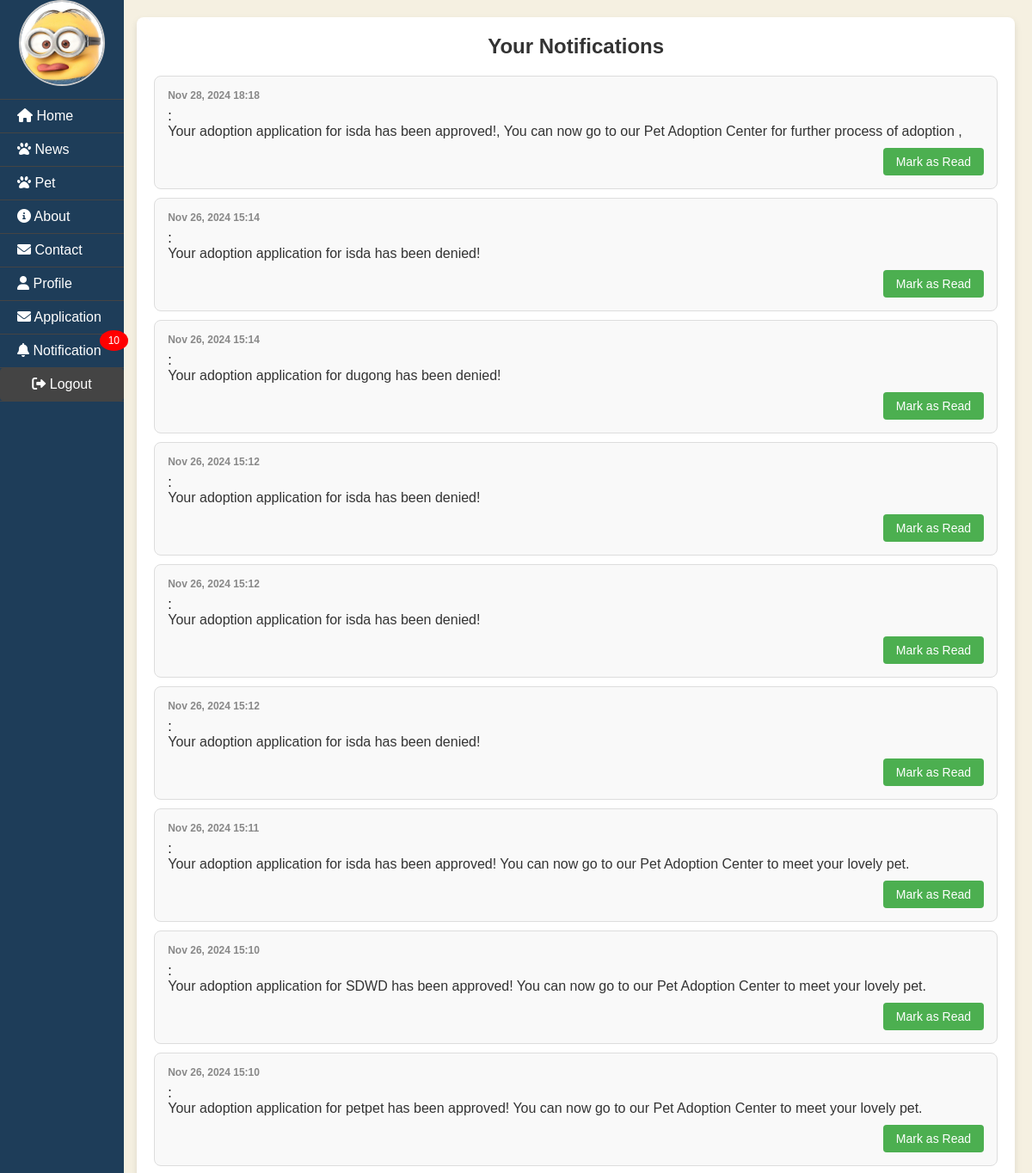
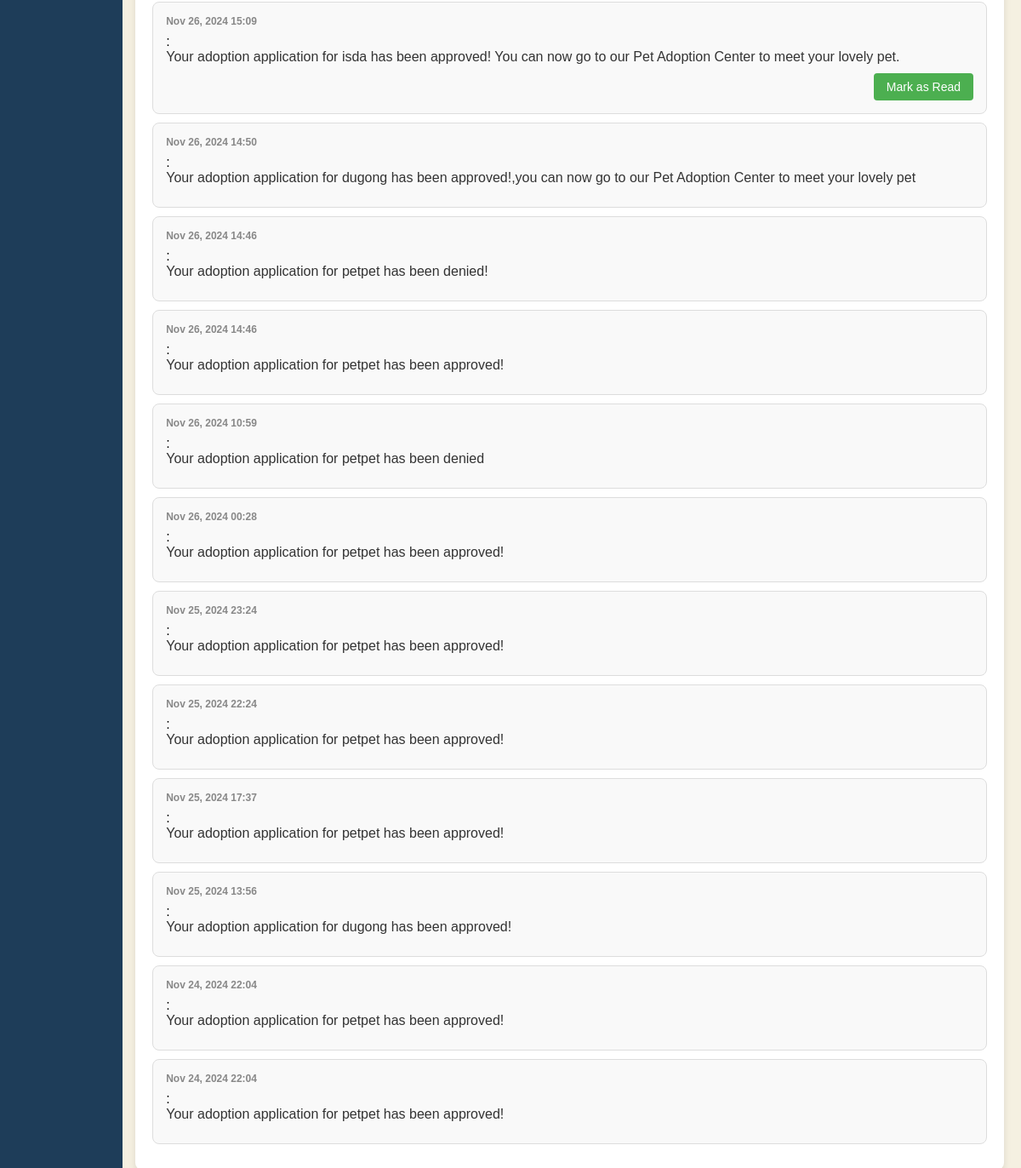
The app's page /notifications/ (signed in) with its own data (2 pictures, top to bottom).
### app/models.py (models this page shows, shortened)
class Profile(models.Model):
    user = models.OneToOneField(User, on_delete=models.CASCADE)
    age = models.IntegerField(null=True, blank=True)
    gender = models.CharField(max_length=1)
    phone_number = models.CharField(max_length=15)
    image = models.ImageField(upload_to='profile_images/', blank=True, null=True, default='profile_images/default_profile.jpg')

class Notification(models.Model):
    user = models.ForeignKey(User, on_delete=models.CASCADE)
    application = models.ForeignKey(AdoptionApplication, on_delete=models.CASCADE, null=True, blank=True)
    message = models.TextField()
    timestamp = models.DateTimeField(auto_now_add=True)
    is_read = models.BooleanField(default=False)

### app/views.py (the view)
# urls.py: path('notifications/', NotificationListView.as_view(), name='notification_list'),
@method_decorator(login_required, name='dispatch')
class NotificationListView(ListView):
    model = Notification
    template_name = 'app/notification_list.html'
    context_object_name = 'notifications'
    def get_queryset(self):
        return Notification.objects.filter(user=self.request.user).order_by('-timestamp')

### app/context_processor.py (called while the page is built)
def notification_count(request):
    if request.user.is_authenticated:
        unread_count = Notification.objects.filter(user=request.user, is_read=False).count()
    else:
        unread_count = 0
    return {'unread_notification_count': unread_count}

### app/templates/app/notification_list.html (shortened to what this page needs)
{% extends 'app/base.html' %}
{% load static %}
{% block content %}
<div class="notification-box-list">
   <ul class="notification-list">
        <h2 class="notification-title">Your Notifications</h2>
        {% for notification in notifications %}
            <li class="notification-item">
                <strong class="notification-timestamp">{{ notification.timestamp|date:"M d, Y H:i" }}</strong>:
                <span class="notification-message">{{ notification.message }}</span>
                {% if not notification.is_read %}
                    <form action="{% url 'mark_notification_as_read' notification.id %}" method="post" class="mark-read-form">
                        <button type="submit" class="mark-read-button">Mark as Read</button>
                    </form>
                {% endif %}
            </li>
        {% empty %}
            <li class="no-notifications">No notifications yet.</li>
        {% endfor %}
    </ul>
</div>
{% endblock content %}

### app/templates/app/base.html (shortened to what this page needs)
<!DOCTYPE html>
{% load static %}
<html lang="en">
<head>
    <link rel="stylesheet" href="https://cdnjs.cloudflare.com/ajax/libs/font-awesome/6.0.0-beta3/css/all.min.css">
    <link rel="stylesheet" href="{% static 'css/base.css' %}">
</head>
<body>
    <div class="wrapper">
        <div class="sidebar">
            <ul class="sidebar-menu">
               <li class="user-info">
                    {% if user.is_authenticated %}
                        <img class="user-avatar"
                             src="{% if user.profile.image %}{{ user.profile.image.url }}{% else %}{% static 'images/default_profile.jpg' %}{% endif %}"
                             alt="Profile Image">
                    {% else %}
                        <img class="user-avatar" src="{% static 'images/favicon.ico' %}" alt="Default Profile Image">
                    {% endif %}
                </li>
                    <li><a href="{% url 'home' %}"><i class="fas fa-home"></i><span> Home </span></a></li>
                    <li><a href="{% url 'news' %}"><i class="fas fa-paw"></i><span> News </span></a></li>
                    <li><a href="{% url 'pets' %}"><i class="fas fa-paw"></i><span> Pet </span></a></li>
                    <li><a href="{% url 'about' %}"><i class="fas fa-info-circle"></i><span> About </span></a></li>
                    <li><a href="{% url 'contact' %}"><i class="fas fa-envelope"></i><span> Contact </span></a></li>
                     {% if user.is_authenticated %}
                    <li><a href="{% url 'profile' %}"><i class="fas fa-user"></i><span> Profile</span></a></li>
                    {% if user.is_staff %}
                        <li><a href="{% url 'adoption_application' %}"><i class="fas fa-envelope"></i><span> Application</span></a></li>
                    {% endif %}
                     <li>
                        <a href="{% url 'notification_list' %}" class="sidebar-menu-item" >
                            <i class="fas fa-bell"></i> Notification
                            {% if unread_notification_count > 0 %}
                                <span class="notification-badge">{{ unread_notification_count }}</span>
                            {% endif %}
                        </a>
                    </li>
                    <li>
                        <form action="{% url 'logout' %}" method="post" class="logout-form">
                            <button type="submit"><i class="fas fa-sign-out-alt"></i><span> Logout</span></button>
                        </form>
                    </li>
                {% else %}
                    <li><a href="{% url 'login' %}" class="login-link"><i class="fas fa-sign-in-alt"></i><span> Login</span></a></li>
                {% endif %}
            </ul>
        </div>
        <div class="content">
            {% block content %}
            {% endblock content %}
        </div>
    </div>
</body>
</html>

### static/css/base.css (style rules this page uses)
* { box-sizing: border-box; margin: 0; padding: 0; }
html, body { font-family: Arial, sans-serif; display: flex; height: 100%; width: 100%; }
.wrapper { display: flex; background-color: #003366; height: 100%; width: 100%; }
.sidebar { flex: 12%; width: 12%; background-color: #1e3d59; color: white; position: fixed; top: 0; left: 0; height: 100%; transition: width 0.3s ease; }
.content { flex: 88%; background-color: #f5f0e1; height: 100%; width: 88%; padding: 20px; transition: margin-left 0.3s ease; overflow-y: auto; overflow-x: auto; }
.sidebar-menu { list-style: none; padding: 0; }
.sidebar-menu li { border-bottom: 1px solid #444; }
.sidebar-menu a { color: white; text-decoration: none; padding: 10px 20px; display: block; transition: background-color 0.3s ease; position: relative; }
.notification-badge { background-color: red; color: white; padding: 5px 10px; border-radius: 50%; position: absolute; top: -5px; right: -5px; font-size: 12px; }
.notification-box-list { background-color: #fff; border-radius: 8px; box-shadow: 0 4px 8px rgba(0, 0, 0, 0.1); padding: 20px; width: 88%; flex:88; margin-left: auto; }
.notification-title { font-size: 24px; font-weight: bold; color: #333; margin-bottom: 20px; text-align: center; }
.notification-list { list-style-type: none; padding: 0; margin: 0; }
.notification-item { background-color: #f9f9f9; border: 1px solid #ddd; border-radius: 8px; margin-bottom: 10px; padding: 15px; display: flex; flex-direction: column; justify-content: space-between; }
.notification-timestamp { font-size: 12px; color: #888; margin-bottom: 8px; }
.notification-message { font-size: 16px; color: #333; margin-bottom: 10px; }
.mark-read-form { text-align: right; }
.mark-read-button { background-color: #4CAF50; color: #fff; padding: 8px 15px; border: none; border-radius: 4px; font-size: 14px; cursor: pointer; transition: background-color 0.3s ease; }
.logout-form button { background-color: #444; color: #fff; padding: 10px 20px; border: none; width: 100%; text-align: center; cursor: pointer; font-size: 16px; transition: background-color 0.3s ease; }
button { background-color: #6b705c; color: white; border: none; padding: 10px 20px; border-radius: 4px; cursor: pointer; }
h2 { text-align: center; margin-bottom: 30px; font-size: 24px; color: #333; }
.user-info { display: flex; flex-direction: column; align-items: center; text-align: center; }
.user-avatar { width: 100px; height: 100px; border-radius: 50%; object-fit: cover; border: 2px solid #ccc; margin-bottom: 15px; }

### records on screen
Notification: timestamp "Nov 28, 2024 18:18", message "Your adoption application for isda has been approved!, You can now go to our Pet Adoption Center for further process of adoption ,", is_read "Mark as Read"
Notification: timestamp "Nov 26, 2024 15:14", message "Your adoption application for isda has been denied!", is_read "Mark as Read"
Notification: timestamp "Nov 26, 2024 15:14", message "Your adoption application for dugong has been denied!", is_read "Mark as Read"
Notification: timestamp "Nov 26, 2024 15:12", message "Your adoption application for isda has been denied!", is_read "Mark as Read"
Notification: timestamp "Nov 26, 2024 15:12", message "Your adoption application for isda has been denied!", is_read "Mark as Read"
Notification: timestamp "Nov 26, 2024 15:12", message "Your adoption application for isda has been denied!", is_read "Mark as Read"
Notification: timestamp "Nov 26, 2024 15:11", message "Your adoption application for isda has been approved! You can now go to our Pet Adoption Center to meet your lovely pet.", is_read "Mark as Read"
Notification: timestamp "Nov 26, 2024 15:10", message "Your adoption application for SDWD has been approved! You can now go to our Pet Adoption Center to meet your lovely pet.", is_read "Mark as Read"
Notification: timestamp "Nov 26, 2024 15:10", message "Your adoption application for petpet has been approved! You can now go to our Pet Adoption Center to meet your lovely pet.", is_read "Mark as Read"
Notification: timestamp "Nov 26, 2024 15:09", message "Your adoption application for isda has been approved! You can now go to our Pet Adoption Center to meet your lovely pet.", is_read "Mark as Read"
Notification: timestamp "Nov 26, 2024 14:50", message "Your adoption application for dugong has been approved!,you can now go to our Pet Adoption Center to meet your lovely pet"
Notification: timestamp "Nov 26, 2024 14:46", message "Your adoption application for petpet has been denied!"
Notification: timestamp "Nov 26, 2024 14:46", message "Your adoption application for petpet has been approved!"
Notification: timestamp "Nov 26, 2024 10:59", message "Your adoption application for petpet has been denied"
Notification: timestamp "Nov 26, 2024 00:28", message "Your adoption application for petpet has been approved!"
Notification: timestamp "Nov 25, 2024 23:24", message "Your adoption application for petpet has been approved!"
Notification: timestamp "Nov 25, 2024 22:24", message "Your adoption application for petpet has been approved!"
Notification: timestamp "Nov 25, 2024 17:37", message "Your adoption application for petpet has been approved!"
Notification: timestamp "Nov 25, 2024 13:56", message "Your adoption application for dugong has been approved!"
Notification: timestamp "Nov 24, 2024 22:04", message "Your adoption application for petpet has been approved!"
Notification: timestamp "Nov 24, 2024 22:04", message "Your adoption application for petpet has been approved!"

### other values on screen
{{ unread_notification_count }} "10"
